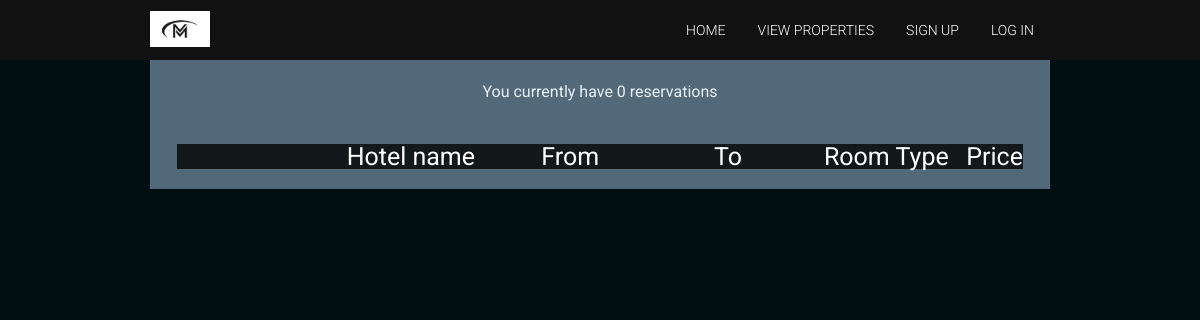
Page /userReservations.php?userid=12 on the earlier database version.
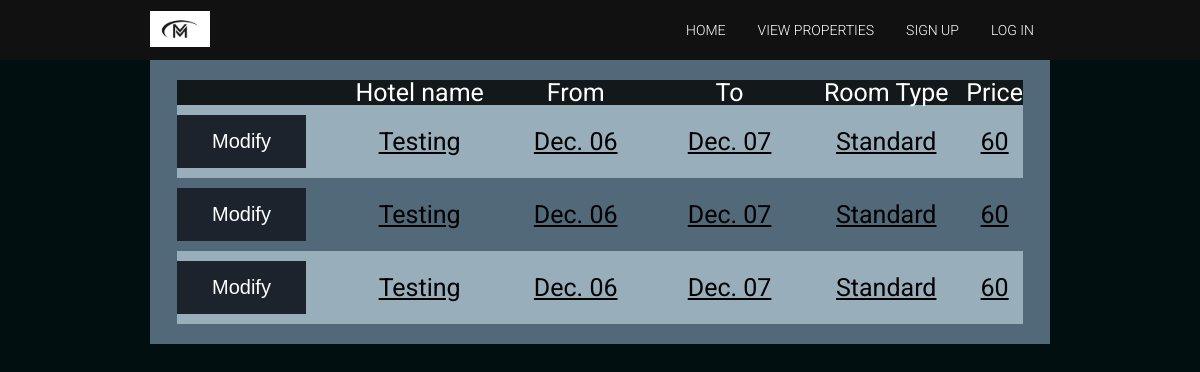
Same page on the later database version.
### tables this page shows
CREATE TABLE `reservations` (
  `resId` int(11) NOT NULL,
  `usersId` int(100) NOT NULL,
  `hotelName` varchar(100) NOT NULL,
  `roomType` varchar(100) NOT NULL,
  `uName` varchar(100) NOT NULL,
  `phoneNum` varchar(100) NOT NULL,
  `email` varchar(100) NOT NULL,
  `fromDate` date NOT NULL,
  `toDate` date NOT NULL,
  `totalPrice` double NOT NULL
);

### userReservations.php (the view, shortened to what this page needs)
<?php
    include_once 'header.php';
    include_once "includes/dbh.inc.php";
?>
<div class="wrapper">
<section class="signup-form">
    <?php
    if(isset($_POST["sessionID"]))
    {
        $userID = $_POST["sessionID"];
        showReserves($conn, $userID);
    }
    else if(isset($_GET["userid"]))
    {
        $userID = $_GET["userid"];
        showReserves($conn, $userID);
    }
    ?>
<?php
function showReserves($conn, $userID)
{
    $sql = "SELECT * FROM reservations WHERE usersId = ?";
    $stmt = mysqli_stmt_init($conn);
    if (!mysqli_stmt_prepare($stmt, $sql)) {
        header("location: userReservations.php?error=stmtfailed");
        exit();
    }
    mysqli_stmt_bind_param($stmt, "s", $userID);
    mysqli_stmt_execute($stmt);
    $result = mysqli_stmt_get_result($stmt);
    echo "<table><tr><th></th><th>Hotel name</th><th>From</th><th>To</th><th>Room Type</th><th>Price</th></tr>";
    if($result-> num_rows > 0)
    {
        while($row = mysqli_fetch_assoc($result))
        {
            echo "<tr><td><form action=modifyReservation.php method=post><input type=hidden id=resId name=resId value=" . $row["resId"] . "><button type=submit class=button name=reserveStart>Modify</button></form>" . "</td><td><u>" . $row["hotelName"] . "</u></td><td><u>" . date("M. d", strtotime($row["fromDate"])) . "</u></td><td><u>" . date("M. d", strtotime($row["toDate"])) . "</u></td><td><u>" . $row["roomType"] ."</u></td><td><u>" . $row["totalPrice"] ."</u></td><td>";
        }
    }
    else
    {
        echo "<p>You currently have 0 reservations</p>";
    }
    echo "</table>";
}
    include_once 'footer.php';
?>

### header.php (shortened to what this page needs)
<!DOCTYPE html>
<html lang="en" dir="ltr">
  <head>
    <link rel="stylesheet" href="css/reset.css">
    <link rel="stylesheet" href="css/style.css">
  </head>
  <body>
    <nav>
      <div class="wrapper">
        <a href="index.php"><img src="img/Miago Logo.jpg" width="1000px"alt="Miago logo"></a>
        <ul>
          <li><a href="index.php">Home</a></li>
          <li><a href="ViewProps.php">View Properties</a></li>
          <?php
            if (isset($_SESSION["useruid"]) && ($_SESSION["isAdmin"] == 0)) {
              echo "<li><a href='profile.php'>Profile Page</a></li>";
              echo "<li><a href='reserve.php'>Make a Reservation</a></li>";
              echo "<li><a href='logout.php'>Logout</a></li>";
            }
            else if(isset($_SESSION["useruid"]) && ($_SESSION["isAdmin"] == 1))
            {
              echo "<li><a href='adminProfile.php'>Admin Page</a></li>";
              echo "<li><a href='logout.php'>Logout</a></li>";
            }
            else {
              echo "<li><a href='userSignUp.php'>Sign up</a></li>";
              echo "<li><a href='userLogin.php'>Log in</a></li>";
            }
          ?>
        </ul>
      </div>
    </nav>
<div class="wrapper">

### footer.php (shortened to what this page needs)
    </div>
  </body>
</html>

### css/style.css (style rules this page uses)
body { background-color: rgb(1, 15, 17); }
.wrapper { width: 900px; margin: 0 auto; }
table { border-collapse: collapse; width: 100%; color: black; font-size: 25px; font-family: 'Roboto', sans-serif; text-align: center; vertical-align: middle; }
th { font-family: 'Roboto', sans-serif; background-color: rgb(19, 25, 27); color: white; width: 20%; }
td { text-align: center; width: 20%; vertical-align: middle; }
tr:nth-child(even) { background-color: rgb(152, 174, 187) }
nav { width: 100%; height: 60px; background-color: #111111; }
nav .wrapper { height: 100%; display: flex; justify-content: space-between; align-items: center; }
nav img { width: 60px; }
nav ul li { list-style: none; float: left; }
nav ul li a { font-family: 'Roboto', sans-serif; font-weight: 300; font-size: 14px; color: #ffffff; text-decoration: none; padding: 0 16px; text-transform: uppercase; }
section { background-color: rgb(81, 105, 121); width: 94%; padding: 20px 3%; width: auto; height: auto; }
.signup-form form { width: 30%; text-align: center; }
.signup-form form button { display: block; padding: 15px 35px; margin: 10px auto; cursor: pointer; }
.button { background-color: #1c232c; border: none; margin-top: 10px; margin-bottom: 10px; justify-content: normal; color: white; padding: 15px 40px; text-decoration: none; font-size: 20px; text-align: center; vertical-align: middle; }
h1, h2, h3, h4, h5, h6, p { font-family: 'Roboto', sans-serif; color: rgb(253, 253, 253); line-height: 24px; }
p { font-weight: 400; font-size: 16px; }
.signup-form p { text-align: center; padding-bottom: 40px; color: #eaf1f5; }

Differences in the rows shown:
added reservations: hotelName "Testing", fromDate "Dec. 06", toDate "Dec. 07", roomType "Standard", totalPrice "60"
added reservations: hotelName "Testing", fromDate "Dec. 06", toDate "Dec. 07", roomType "Standard", totalPrice "60"
added reservations: hotelName "Testing", fromDate "Dec. 06", toDate "Dec. 07", roomType "Standard", totalPrice "60"
Other differences:
text no longer shown: "You currently have 0 reservations"
